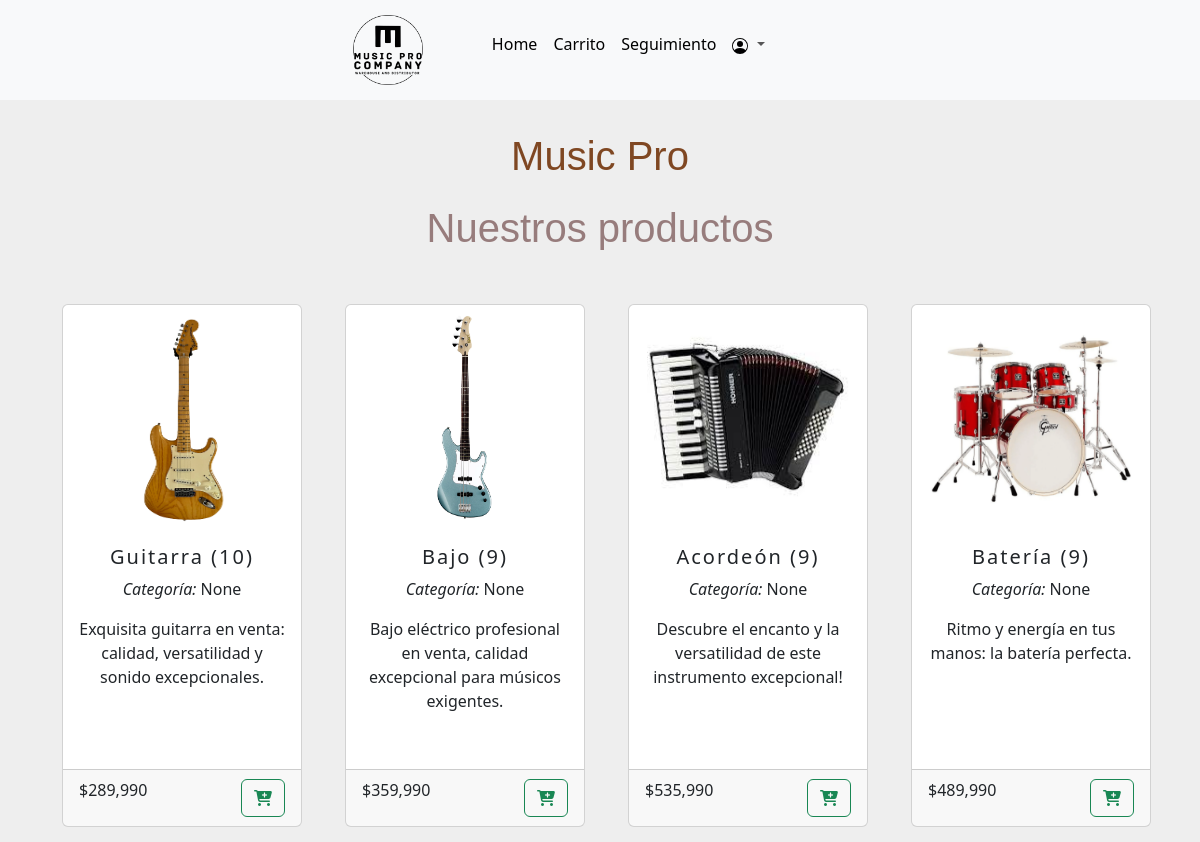
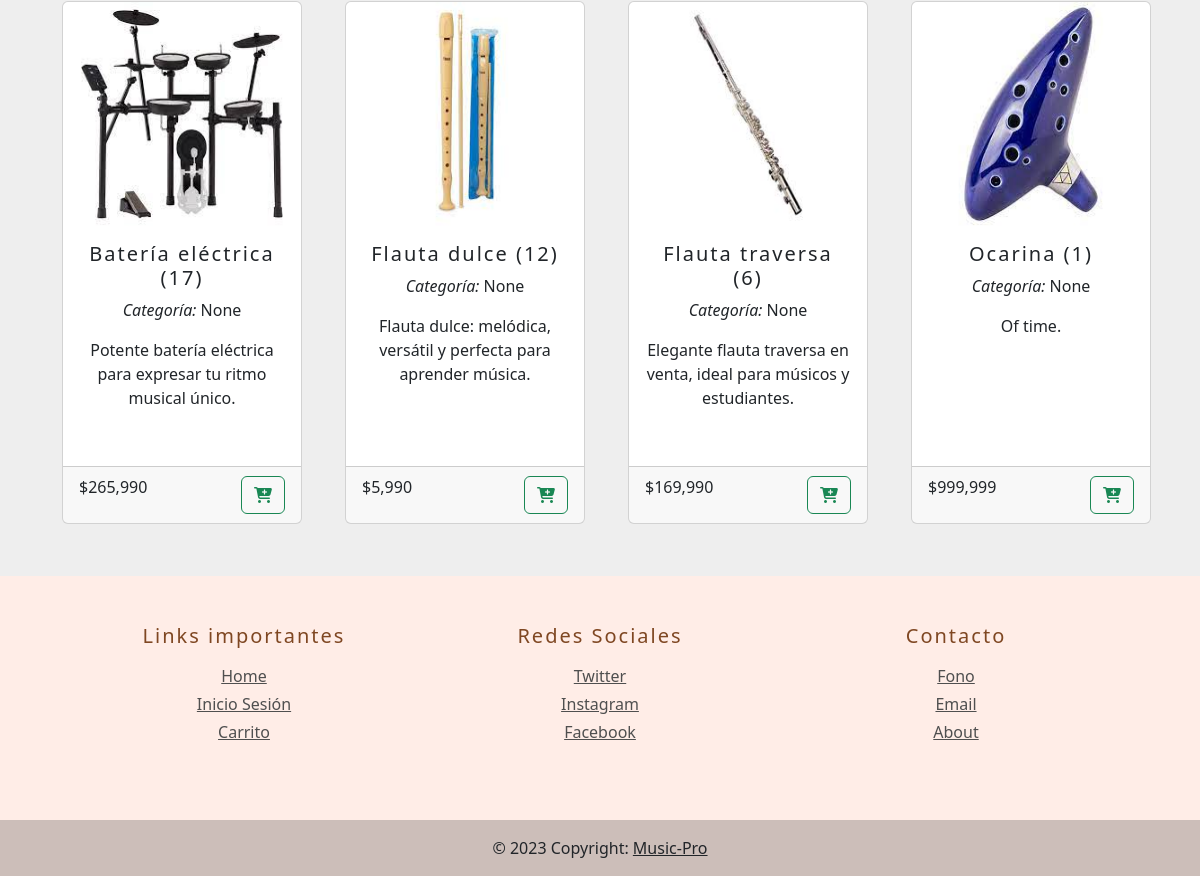
The app's page /, older data (2 pictures, top to bottom).
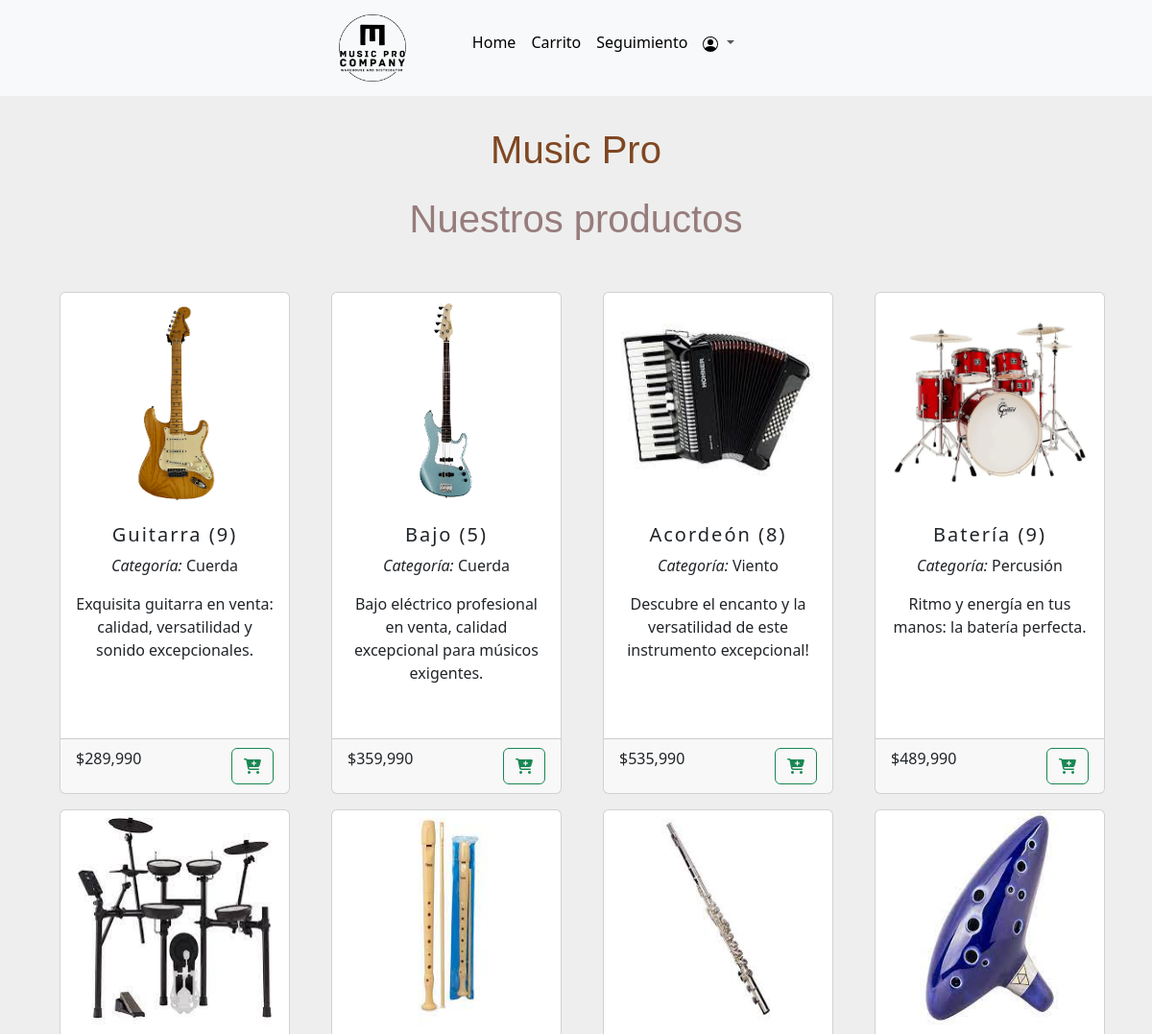
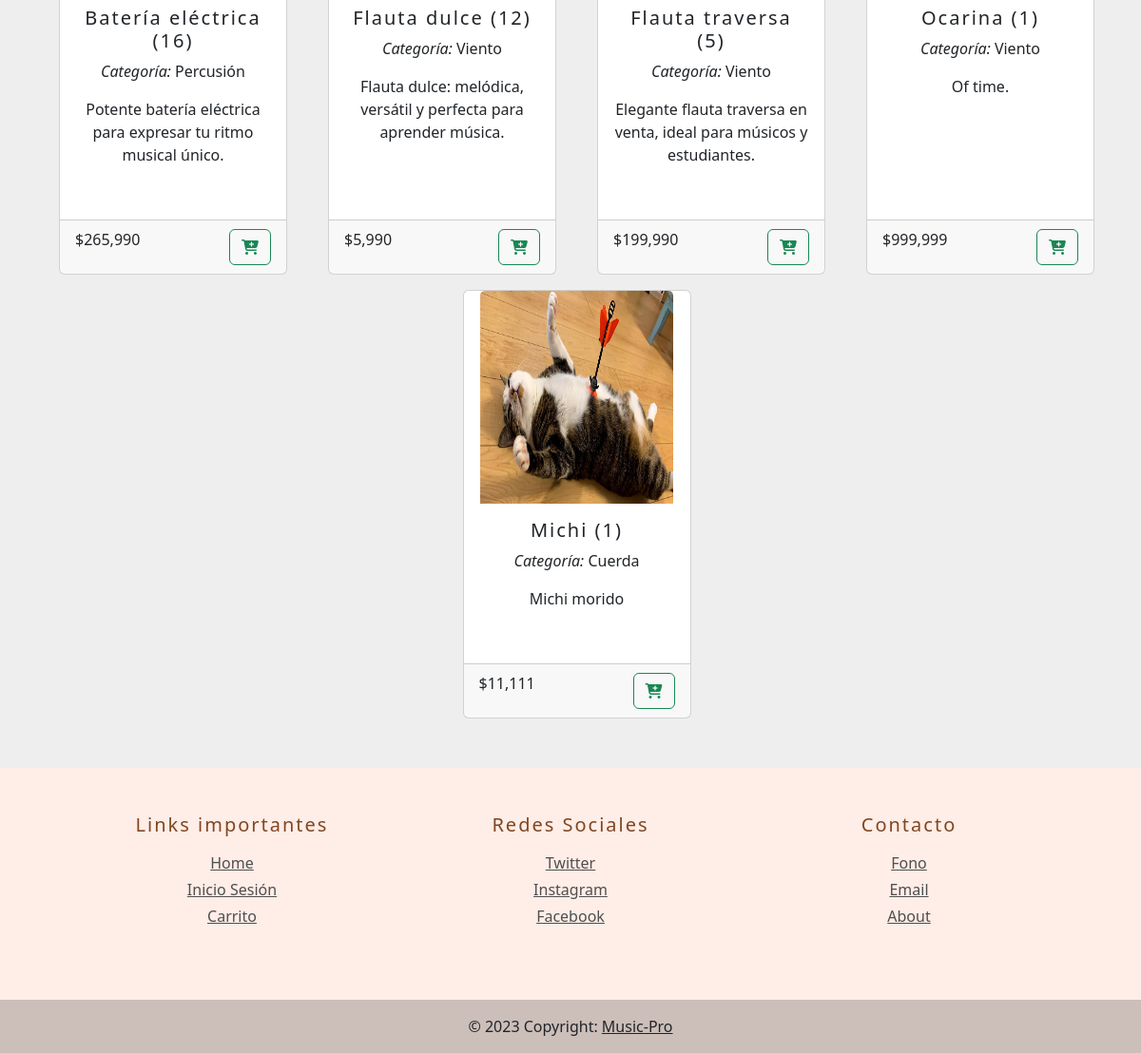
The same page, newer data (2 pictures, top to bottom).
### MusicPro/models.py (models this page shows, shortened)
class Producto(models.Model):
    id = models.AutoField(primary_key=True, unique=True)
    nombre = models.CharField(max_length=50)
    precio = models.IntegerField()
    descripcion = models.TextField()
    imagen = models.ImageField(upload_to='productos', null=True)
    cantidad = models.IntegerField(default=0)
    tipo_instrumento = models.CharField(max_length=50, null=True)

### MusicPro/views.py (the view)
# urls.py: 2. Add a URL to urlpatterns:  path('', views.home, name='home')
def home(request):
    productos = Producto.objects.all()
    return render(request, 'home.html', {'productos': productos})

### MusicPro/templates/home.html (shortened to what this page needs)
{% extends "baseHome.html" %}
{% block content %}
{% load humanize %}
<h1 id="tituloProductos">Nuestros productos</h1>
<div class="container py-4">
    <div class="row row-cols-1 row-cols-md-2 row-cols-lg-4 g-3 justify-content-center">
        {% for p in productos %}
        <div class="col">
            <div class="card h-100" id="cardProductos">
                <img src="{{p.imagen.url}}" class="card-img-top card-img-custom" alt="..." id="imgCard">
                <div class="card-body text-center">
                    <h5 class="card-title">{{ p.nombre | capfirst }} ({{ p.cantidad }})</h5>
                    <p class="card-text"><i>Categoría: </i>{{ p.tipo_instrumento | capfirst }}</p>
                    <p class="card-text">{{ p.descripcion | capfirst }}</p>
                </div>
                <div class="card-footer d-flex justify-content-between align-items-center">
                    <p class="price">${{ p.precio | intcomma:False }}</p>
                    <form action="/agregar_carrito/{{p.id}}" method="get">
                        <button type="submit" class="btn btn-outline-success" aria-label="Agregar Carrito">
                            <i class="fas fa-cart-plus"></i>
                        </button>
                    </form>
                </div>
            </div>
        </div>
        {% endfor %}
    </div>
</div>
{% endblock %}

### MusicPro/templates/baseHome.html (shortened to what this page needs)
{% load static %}
<!DOCTYPE html>
<html lang="es">
<head>
    <link type='text/css' href='{% static "css\baseBarraNavegacion.css" %}' rel='stylesheet' />
    <link href="https://cdn.jsdelivr.net/npm/bootstrap@5.3.0-alpha3/dist/css/bootstrap.min.css" rel="stylesheet"
>
        <link rel="stylesheet" href="https://cdn.jsdelivr.net/npm/bootstrap-icons@1.10.5/font/bootstrap-icons.css">
    <link rel="stylesheet" href="{% static 'css\baseBarraNavegacion.css' %}">
    <link rel="stylesheet" href="{% static 'css\navbar.css' %}">
    <link rel="stylesheet" href="{% static 'css\styles.css' %}">
    <link rel="stylesheet" href="https://stackpath.bootstrapcdn.com/font-awesome/4.7.0/css/font-awesome.min.css">
</head>
<body>
    {% include "baseBarraNavegacion.html" %}
    <h1 id="titulo">Music Pro</h1>
    {% block content %}
    {% endblock %}
    <footer>
        <div class="container p-5 mt-5 text-center">
            <div class="row">
                <div class="col-lg-4 col-md-6 mb-4">
                    <h5 class="mb-3">Links importantes</h5>
                    <ul class="list-unstyled mb-0">
                        <li class="mb-1">
                            <a href="#!">Home</a>
                        </li>
                        <li class="mb-1">
                            <a href="#!">Inicio Sesión</a>
                        </li>
                        <li class="mb-1">
                            <a href="#!">Carrito</a>
                        </li>
                    </ul>
                </div>
                <div class="col-lg-4 col-md-6 mb-4">
                    <h5 class="mb-3">Redes Sociales</h5>
                    <ul class="list-unstyled mb-0">
                        <li class="mb-1">
                            <a href="#!">Twitter</a>
                        </li>
                        <li class="mb-1">
                            <a href="#!">Instagram</a>
                        </li>
                        <li class="mb-1">
                            <a href="#!">Facebook</a>
                        </li>
                    </ul>
                </div>
                <div class="col-lg-4 col-md-6 mb-4">
                    <h5 class="mb-3">Contacto</h5>
                    <ul class="list-unstyled mb-0">
                        <li class="mb-1">
                            <a href="#!">Fono</a>
                        </li>
                        <li class="mb-1">
                            <a href="#!">Email</a>
                        </li>
                        <li class="mb-1">
                            <a href="#!">About</a>
                        </li>
                    </ul>
                </div>
            </div>
        </div>
        <div class="text-center p-3" id="copyright">
            © 2023 Copyright:
            <a class="text-dark" href="#">Music-Pro</a>
        </div>
    </footer>
</body>
</html>

### MusicPro/templates/baseBarraNavegacion.html (shortened to what this page needs)
{% load static %}
<!DOCTYPE html>
<html lang="es">
<head>
</head>
<body>
  <nav class="navbar navbar-expand-lg bg-body-tertiary" id="navbar">
    <div class="container-fluid d-flex justify-content-center" id="containerNav">
      <div class="row">
        <div class="col-md-4">
          <a href="../">
            <button class="btn btn">
              <img src="{% static 'img/bitmap.png' %}" height="70" alt="logoMusic" loading="lazy" />
            </button>
          </a>
        </div>
        <div class="col-md-8 mt-3">
          <div class="collapse navbar-collapse" id="navbarSupportedContent">
            <ul class="navbar-nav me-auto mb-2 mb-lg-0">
              <li class="nav-item">
                <a class="nav-link active" aria-current="page" href="../" id="navbartext">Home</a>
              </li>
              <li class="nav-item">
                <a class="nav-link active" aria-current="page" href="../carrito/" id="navbartext">Carrito</a>
              </li>
              <li class="nav-item">
                <a class="nav-link active" aria-current="page" href="{% url 'seguimiento' %}" id="navbartext">Seguimiento</a>
              </li>
              <li class="nav-item dropdown">
                <a class="nav-link dropdown-toggle" href="#" role="button" data-bs-toggle="dropdown"
                  aria-expanded="false">
                  <img src="{% static 'img/Icon/user.svg' %}" alt="userIcon">
                </a>
              </li>
            </ul>
          </div>
        </div>
      </div>
    </div>
  </nav>
</body>
</html>

### MusicPro/static/css/navbar.css (style rules this page uses)
#navbar { background-color: #120f0f; }

### MusicPro/static/css/styles.css (style rules this page uses)
footer { background-color: #ffede7; }
h5 { letter-spacing: 2px; color: #7f4722; }
a { color: #4f4f4f; }
#copyright { background-color: rgba(0, 0, 0, 0.2); }
body { background-color: #eee; }
#containerNav { margin-right: 7rem; }
#titulo { text-align: center; font-family: 'Lucida Sans', 'Lucida Sans Regular', 'Lucida Grande', 'Lucida Sans Unicode', Geneva, Verdana, sans-serif; color: #7f4722; padding-top: 2rem; }
#tituloProductos, #tituloGestion { text-align: center; font-family: 'Lucida Sans', 'Lucida Sans Regular', 'Lucida Grande', 'Lucida Sans Unicode', Geneva, Verdana, sans-serif; color: #977c7c; padding-top: 1rem; }
#cardProductos { width: 15rem; height: 40rem; margin: 20px; }
#imgCard { height: 14em; }
.card-img-custom { max-width: 85%; height: auto; display: block; margin: 0 auto; }

Row changes from the older to the newer data that the page shows:
changed Producto "Guitarra": cantidad "10" → "9"; tipo_instrumento "None" → "Cuerda"
changed Producto "Bajo": cantidad "9" → "5"; tipo_instrumento "None" → "Cuerda"
changed Producto "Acordeón": cantidad "9" → "8"; tipo_instrumento "None" → "Viento"
changed Producto "Batería": tipo_instrumento "None" → "Percusión"
changed Producto "Batería eléctrica": cantidad "17" → "16"; tipo_instrumento "None" → "Percusión"
changed Producto "Flauta dulce": tipo_instrumento "None" → "Viento"
changed Producto "Flauta traversa": cantidad "6" → "5"; tipo_instrumento "None" → "Viento"; precio "169,990" → "199,990"
changed Producto "Ocarina": tipo_instrumento "None" → "Viento"
added Producto: imagen (picture), nombre "Michi", cantidad "1", tipo_instrumento "Cuerda", descripcion "Michi morido", precio "11,111"
